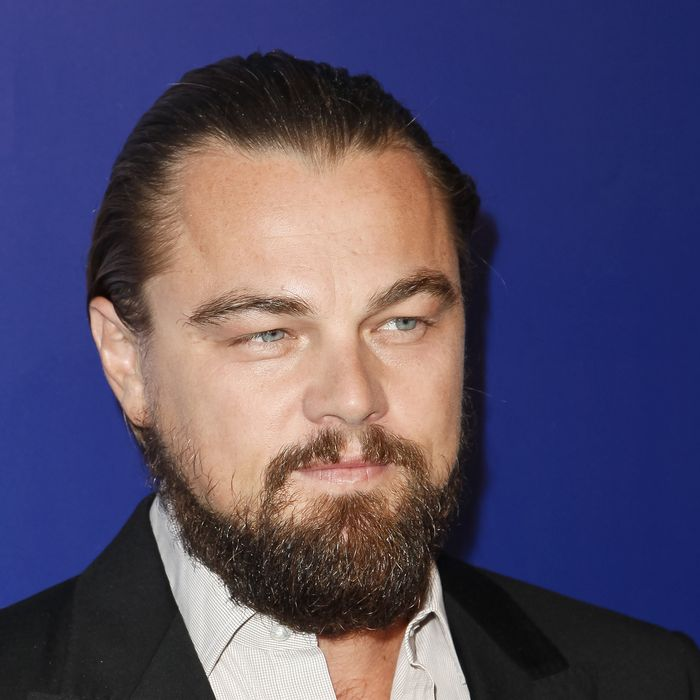
#> input picture photos/train/Leo/085889b8c02c52fb2b8eb0faddc59ebec0-09-leonardo-dicaprio.rsquare.w700.jpg, 700 x 700 px, found by its file name; its folder holds only this picture in this run
$ python opencv16.py
#> lines starting #> are read from the running program, lines starting #| are printed output that depends on the picture
# Face recognition

import os
import cv2 as cv
import numpy as np

people = ['Leo', 'sushant']
DIR = r'C:\Users\Dhritiman Das\Desktop\opencv\photos\train'

haar_cascade = cv.CascadeClassifier('haar_face.xml')

features = []
labels = []

def create_train():
    for person in people:
        path = os.path.join(DIR, person)
        # print(path)
        label = people.index(person)
        # print(label)

        for img in os.listdir(path):
            img_path = os.path.join(path,img)

            img_array = cv.imread(img_path)
#> img_array is the input picture: shape (700, 700, 3); mean B, G, R 102.3, 75.9, 83.6
            gray = cv.cvtColor(img_array, cv.COLOR_BGR2GRAY)
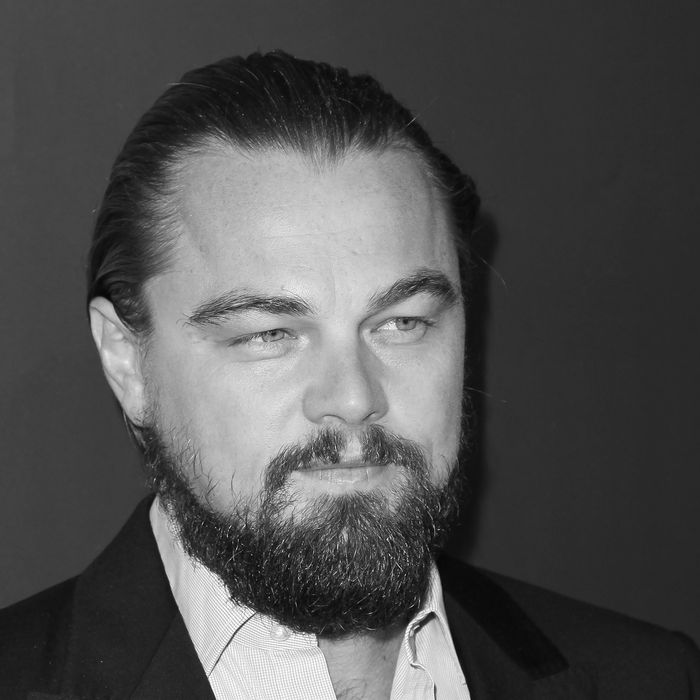
#> gray: shape (700, 700); min 0, max 255, mean 81.2

            faces_rect = haar_cascade.detectMultiScale(gray, scaleFactor = 1.1, minNeighbors = 4) # returns an array[x,y,w,h]
#> faces_rect = [[139, 172, 382, 382]]
            # print(faces_rect)
            # print('------------')
            for(x,y,w,h) in faces_rect:
                faces_roi = gray[y:y+h, x:x+w] #crops the image
                # cv.imshow('y', faces_roi)
                # cv.waitKey(1000)
                features.append(faces_roi)
                labels.append(label)
#> this loop made 1 pass
#> pass 1, in create_train, `faces_roi = gray[y:y+h, x:x+w]`:
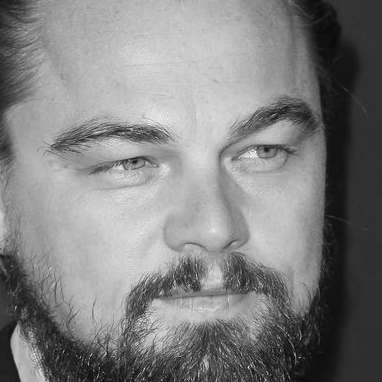
#> faces_roi: shape (382, 382); min 2, max 253, mean 129.2
#> after the loop, features = 1 item; labels = [0]
#> pass 2 of the loop in create_train, `for person in people:`:
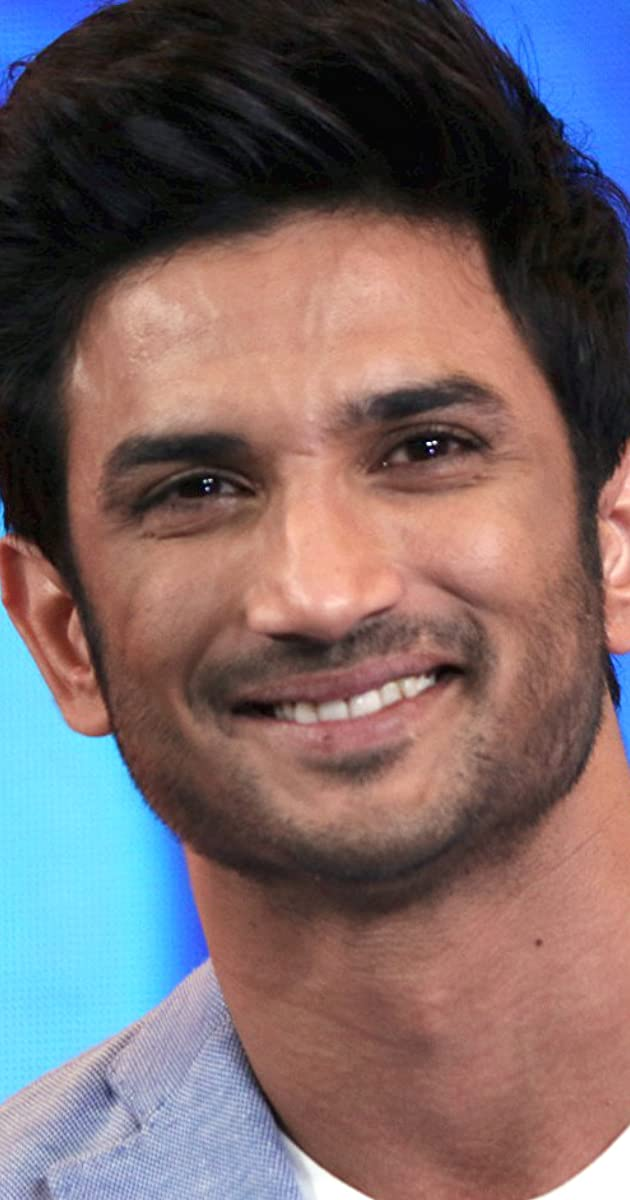
#> input picture photos/train/sushant/MV5BZjA4ZjNmYzUtZDAwNS00MTk4LWIzYjEtYWFlZDJhYTk1MzcyXkEyXkFqcGdeQXVyMTExNDQ2MTI@._V1_UY1200_CR132,0,630,1200_AL_.jpg, 630 x 1200 px, found by its file name
#> in create_train, img_array is the input picture: shape (1200, 630, 3); mean B, G, R 103.2, 102, 119.3
#> in create_train, `gray = cv.cvtColor(img_array, cv.COLOR_BGR2GRAY)`:
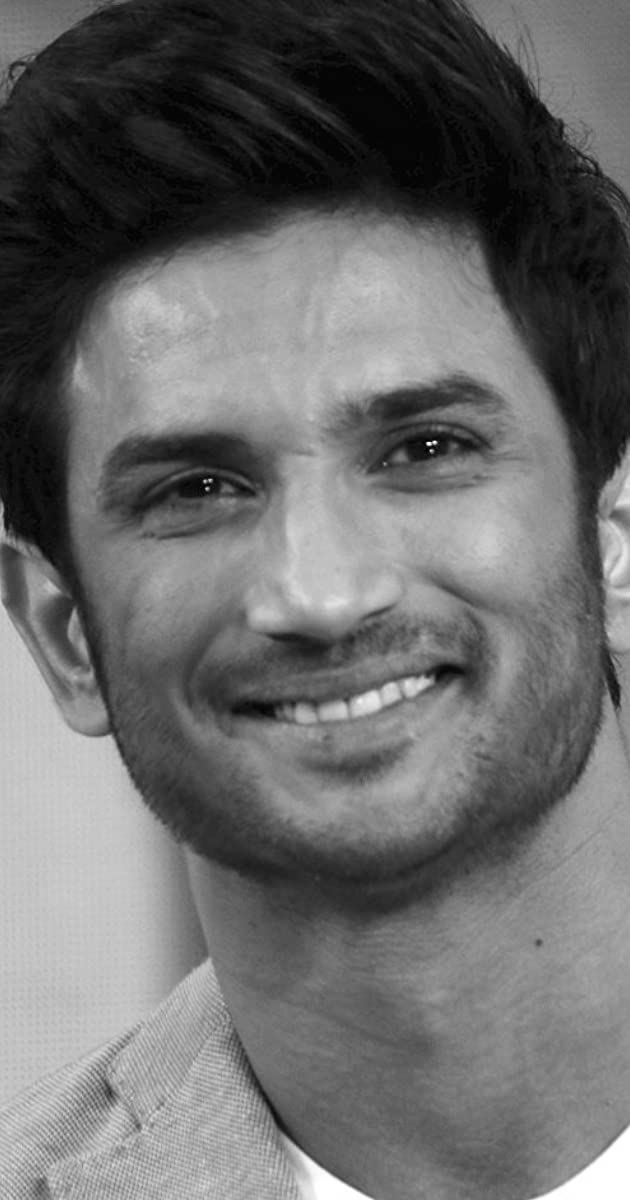
#> gray: shape (1200, 630); min 0, max 255, mean 107.3
#> faces_rect = [[30, 249, 565, 565]]
#> the loop in create_train, `for(x,y,w,h) in faces_rect:` made 1 pass
#> pass 1, in create_train, `faces_roi = gray[y:y+h, x:x+w]`:
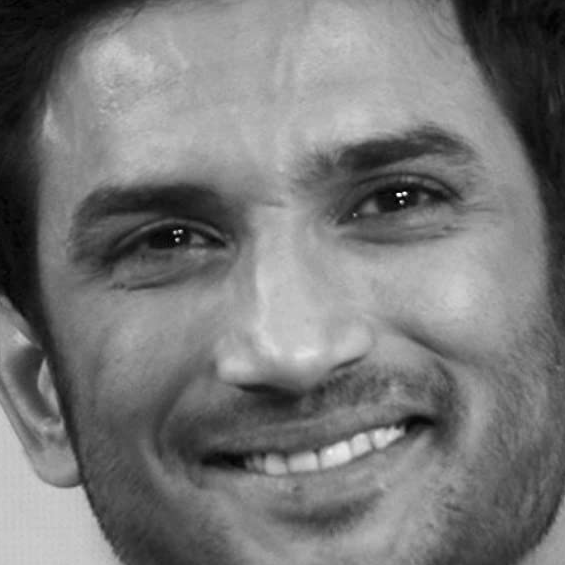
#> faces_roi: shape (565, 565); min 1, max 254, mean 119.1
#> after the loop in create_train, `for(x,y,w,h) in faces_rect:`: features = 2 items; labels = [0, 1]

create_train()
print('Training done----------------------------')

#training our recognizer

features = np.array(features, dtype = 'object')
labels = np.array(labels)

# print(labels)
# print(features)

face_recognizer = cv.face.LBPHFaceRecognizer_create()

#training our data
face_recognizer.train(features, labels)
face_recognizer.save('face_trained.yml')

np.save('features.npy', features)
np.save('labels.npy', labels)
